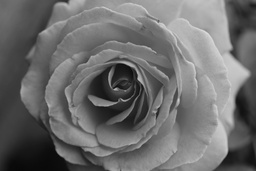
#> input picture image_formation/images/rose_grayscale.jpg, 256 x 171 px, shrunk from 1920 x 1280 before the run
$ python calculate_gradient.py
#> lines starting #> are read from the running program, lines starting #| are printed output that depends on the picture
### image_formation/median_filter.py
import numpy as np

def median_filter(image, size):
    if size % 2 == 0:
        raise ValueError("Size must be an odd integer.")

    # Add zero padding to the image
    pad_size = size // 2
    padded_image = np.pad(image, pad_size, mode='edge')
    filtered_image = np.zeros_like(image)

    for i in range(image.shape[0]):
        for j in range(image.shape[1]):
            # Extract the region of interest
            region = padded_image[i:i + size, j:j + size]
            # Compute the median and assign it to the filtered image
            filtered_image[i, j] = np.median(region)

    return filtered_image

### image_formation/apply_convolution.py
import numpy as np

def apply_convolution(image, filter):
    # Apply 2D convolution using explicit for loops (grayscale, odd-sized filter).
    # Boundary condition: zero padding.
    img = image.astype(np.float32, copy=False)

    # Flip filter for true convolution
    k = np.flipud(np.fliplr(filter.astype(np.float32)))

    kH, kW = k.shape
    if kH % 2 == 0 or kW % 2 == 0:
        raise ValueError("Kernel must be odd-sized (e.g., 3x3, 5x5).")

    iH, iW = img.shape
    pad_h, pad_w = kH // 2, kW // 2

    # Zero padding ("0 boundary")
    padded = np.pad(img, ((pad_h, pad_h), (pad_w, pad_w)), mode='constant', constant_values=0)

    # Output (float32)
    out = np.zeros((iH, iW), dtype=np.float32)

    # Loop of summations
    for i in range(iH):
        for j in range(iW):
            acc = 0.0
            for u in range(kH):
                for v in range(kW):
                    acc += padded[i + u, j + v] * k[u, v]
            out[i, j] = acc

    return out

### image_formation/calculate_gradient.py
import numpy as np
import matplotlib.pyplot as plt
import cv2
import apply_convolution as conv
import median_filter as mf
median_filter = mf.median_filter
apply_convolution = conv.apply_convolution

# Filter for SOBEL_X
SOBEL_X = np.array([[-1, 0, 1],
                    [-2, 0, 2],
                    [-1, 0, 1]], dtype=np.float32)

# Filter for SOBEL_Y
SOBEL_Y = np.array([[-1,-2,-1],
                    [ 0, 0, 0],
                    [ 1, 2, 1]], dtype=np.float32)

def calculate_gradient(img, return_angle=False):
    gx = apply_convolution(img, SOBEL_X)
    gy = apply_convolution(img, SOBEL_Y)

    mag = np.sqrt(gx*gx + gy*gy)
    # normalize to [0,255]
    mmax = mag.max()
    vis = (mag / mmax * 255.0) if mmax > 0 else np.zeros_like(mag)
    vis = vis.astype(np.uint8)

    if return_angle:
        angle = np.arctan2(gy, gx)  # float32, radians
        return vis, angle
    return vis

# Add random salt & pepper noise to the image
# ==> adds black & white pixels at a probability of p
def add_salt_pepper(img, p=0.05):
    rnd = np.random.rand(*img.shape)
    noisy = img.copy()
    noisy[rnd < (p/2)] = 0
    noisy[rnd > 1 - (p/2)] = 255
    return noisy

# Returns statistics of the gradient magnitude image
def summarize_grad(mag):
    nz = np.count_nonzero(mag)
    p95 = np.percentile(mag, 95)
    p99 = np.percentile(mag, 99)
    return nz, p95, p99

if __name__ == "__main__":
    img = cv2.imread("images/rose_grayscale.jpg", cv2.IMREAD_GRAYSCALE)
#> img is the input picture: shape (171, 256); min 8, max 219, mean 108.7
    assert img is not None

    # Corrupt with salt & pepper
    noisy = add_salt_pepper(img)

    # Median filters
    med3 = median_filter(noisy, size=3)
    med5 = median_filter(noisy, size=5)
#> call 2 of median_filter, with size = 5
#> after the loop in median_filter (call 2), `for i in range(image.shape[0]):`:
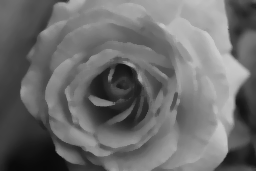
#> filtered_image: shape (171, 256); min 8, max 203, mean 108.1

    # Gradient magnitudes
    g_noisy = calculate_gradient(noisy)
#> after the loop in apply_convolution (call 2), `for i in range(iH):`:
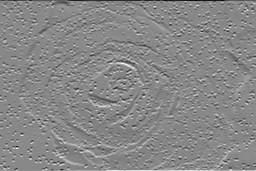
#> out: shape (171, 256) float32; min -893, max 783, mean 1.2; drawn with min black and max white
#> in calculate_gradient, `mag = np.sqrt(gx*gx + gy*gy)`:
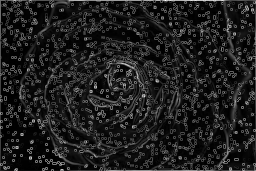
#> mag: shape (171, 256) float32; min 0, max 992.3, mean 122; drawn with min black and max white
#> in calculate_gradient, `mmax = mag.max()`: mmax = 992.3
    g_med3 = calculate_gradient(med3)
#> call 2 of calculate_gradient, with return_angle = False
#> after the loop in apply_convolution (call 3), `for i in range(iH):`:
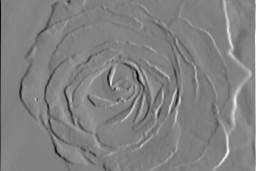
#> out: shape (171, 256) float32; min -479, max 465, mean 0.1; drawn with min black and max white
#> after the loop in apply_convolution (call 4), `for i in range(iH):`:
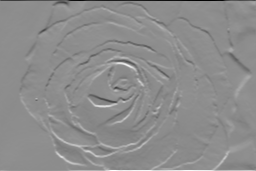
#> out: shape (171, 256) float32; min -773, max 628, mean 1.3; drawn with min black and max white
#> in calculate_gradient (call 2), `mag = np.sqrt(gx*gx + gy*gy)`:
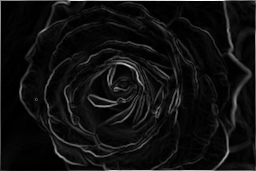
#> mag: shape (171, 256) float32; min 0, max 773, mean 50.9; drawn with min black and max white
#> in calculate_gradient (call 2), `mmax = mag.max()`: mmax = 773
    g_med5 = calculate_gradient(med5)
#> call 3 of calculate_gradient, with return_angle = False
#> in calculate_gradient (call 3), `mag = np.sqrt(gx*gx + gy*gy)`:
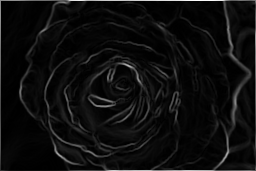
#> mag: shape (171, 256) float32; min 0, max 771, mean 42.9; drawn with min black and max white
#> in calculate_gradient (call 3), `mmax = mag.max()`: mmax = 771

    # Numeric summary
    for name, g in [("Noisy", g_noisy), ("Median 3x3", g_med3), ("Median 5x5", g_med5)]:
        nz, p95, p99 = summarize_grad(g)
        print(f"{name:12s} | nonzero: {nz:7d} | 95th percentile: {p95:6.1f} | 99th percentile: {p99:6.1f}")
#> this loop made 3 passes
#> (name, nz, p95, p99) on passes 1 to 3: ('Noisy', 42880, 98.25, 136), ('Median 3x3', 42525, 64, 127), ('Median 5x5', 42073, 54, 121)
#| Noisy        | nonzero:   42880 | 95th percentile:   98.2 | 99th percentile:  136.0
#| Median 3x3   | nonzero:   42525 | 95th percentile:   64.0 | 99th percentile:  127.0
#| Median 5x5   | nonzero:   42073 | 95th percentile:   54.0 | 99th percentile:  121.0

    # Display Original, Noisy, Median 3x3
    plt.figure(figsize=(12, 8))
    plt.subplot(2,3,1); plt.title("Noisy (S&P)");plt.imshow(noisy,cmap="gray"); plt.axis("off")
    plt.subplot(2,3,2); plt.title("Median 3x3"); plt.imshow(med3, cmap="gray"); plt.axis("off")
    plt.subplot(2,3,3); plt.title("Median 5x5"); plt.imshow(med5,  cmap="gray"); plt.axis("off")

    # Display Gradients: Noisy, Median 3x3, Median 5x5
    plt.subplot(2,3,4); plt.title("Grad (Noisy)");  plt.imshow(g_noisy, cmap="gray", vmin=0, vmax=255); plt.axis("off")
    plt.subplot(2,3,5); plt.title("Grad (Med 3x3)");plt.imshow(g_med3,  cmap="gray", vmin=0, vmax=255); plt.axis("off")
    plt.subplot(2,3,6); plt.title("Grad (Med 5x5)");plt.imshow(g_med5,  cmap="gray", vmin=0, vmax=255); plt.axis("off")
    plt.tight_layout(); plt.show()
